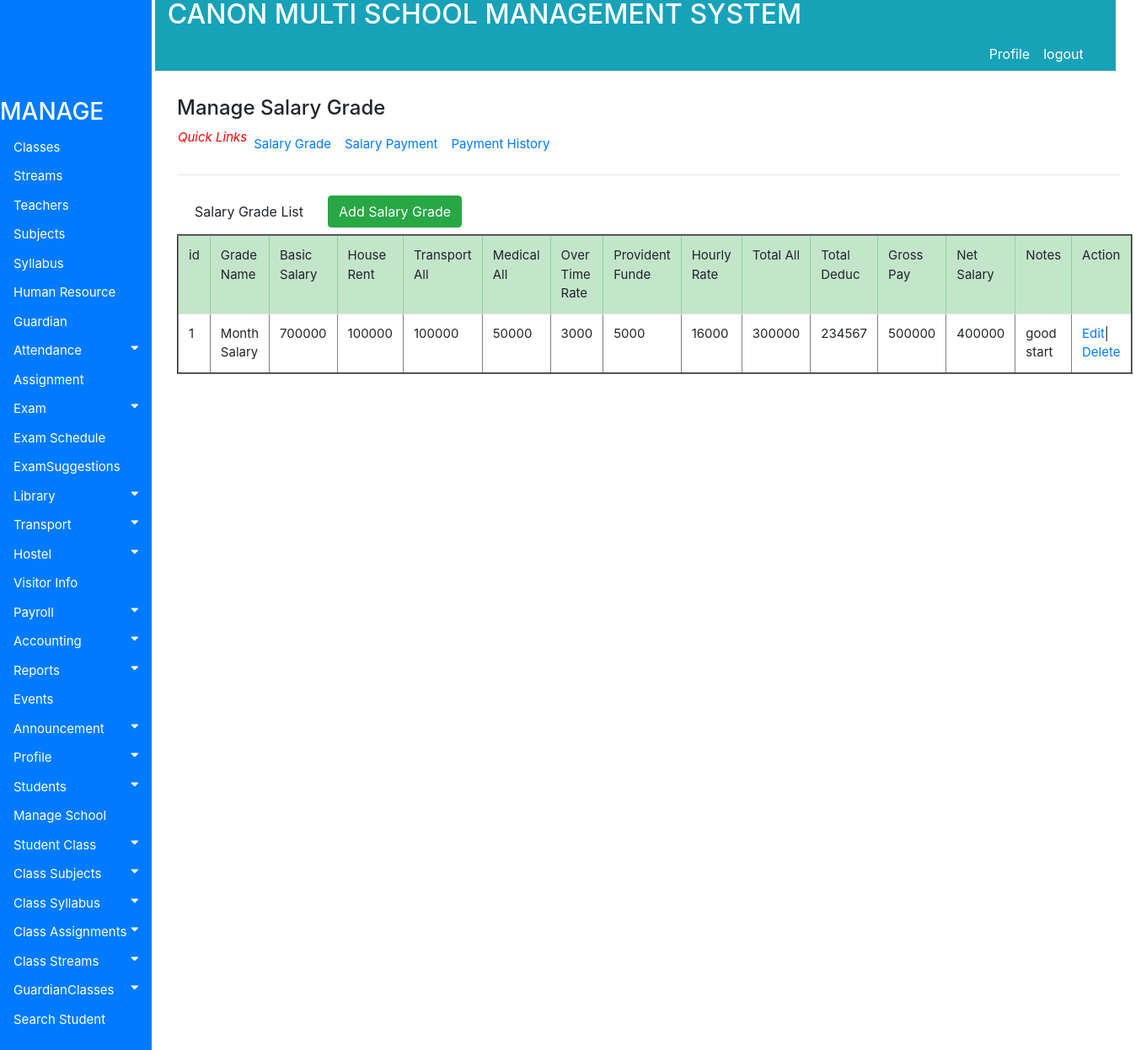
/accounts/viewsalarygrade, run on the app's committed database.
### accounts/models.py (models this page shows, shortened)
class SalaryGrade(models.Model):
    GradeName= models.CharField(max_length=130)
    BasicSalary= models.CharField(max_length=130)
    HouseRent= models.CharField(max_length=130)
    TransportAllowance=models.CharField(max_length=130)
    MedicalAllowance=models.CharField(max_length=130)
    OverTimeHourlyRate= models.CharField(max_length=130)
    ProvidentFund= models.CharField(max_length=130)
    HourlyRate=models.CharField(max_length=130)
    TotalAllowance=models.CharField(max_length=130)
    TotalDeduction= models.CharField(max_length=130)
    GrossPay= models.CharField(max_length=130)
    NetSalary=models.CharField(max_length=130)
    Notes = models.TextField(max_length=110)

### accounts/views.py (the view)
def viewsalarygrade(request):
   all_info = SalaryGrade.objects.all()
   context={'all_info':all_info}
   return render(request, 'accounts/Payroll/viewsalarygrade.html', context)

### accounts/templates/accounts/Payroll/viewsalarygrade.html
{% extends 'base.html' %}
{% block body %}
<div class="container" style="margin-left: 200px;font-size: 20px; padding: 0px 10px;">
<br><h4>Manage Salary Grade</h4>
<nav class="nav navbar-expand" style="font-size:15px; padding: 1px 1px 1px 1px">
  <ul class="navbar-nav mr-auto">
    <i style="font-size: 15px; color:red;">Quick Links</i>
    <li class="nav-item">
    <a class="nav-link" href="{% url 'viewsalarygrade' %}">Salary Grade</a>
    </li>
    <li class="nav-item">
    <a class="nav-link" href="{% url 'viewsalarygrade' %}">Salary Payment</a>
    </li>
    <li class="nav-item">
    <a class="nav-link" href="{% url 'viewsalarygrade' %}">Payment History</a>
    </li>
  </ul>
</nav>
<hr style=" margin-top: 1rem;margin-bottom: 1rem;border: 0;
 border-top: 1px solid rgba(0, 0, 0, 0.1);"/>
<nav class="nav navbar-expand" style="float:left">
  <ul class="navbar-nav mr-auto">
    <li class="nav-item">
      <a class="nav-link" href="#"><button class="btn btn-default">Salary Grade List</button></a>
    </li>
    <li class="nav-item">
      <a class="nav-link" href="{% url 'addsalarygrade' %}"><button class="btn btn-success">Add Salary Grade</button></a>
    </li>
  </ul>
</nav>
<br>
<table class="table table-hover" border="2" style="font-size:15px">
   <thead class="table-success">
    <tr>
         <td>id</td>
         <td>Grade Name</td>
         <td>Basic Salary</td>
         <td>House Rent</td>
         <td>Transport All</td>
         <td>Medical All</td>
         <td>Over Time Rate</td>
         <td>Provident Funde</td>
         <td>Hourly Rate</td>
         <td>Total All</td>
         <td>Total Deduc</td>
         <td>Gross Pay</td>
         <td>Net Salary</td>
         <td>Notes</td>
         <td>Action</td>
     </tr>
   </thead>
   <tbody>
     {% if all_info %}
     {% for item in all_info %}
     <tr>
       <td>{{ item.id}}</td>
       <td>{{ item.GradeName}}</td>
       <td>{{ item.BasicSalary}}</td>
       <td>{{ item.HouseRent}}</td>
       <td>{{ item.TransportAllowance}}</td>
       <td>{{ item.MedicalAllowance}}</td>
       <td>{{ item.OverTimeHourlyRate}}</td>
       <td>{{ item.ProvidentFund}}</td>
       <td>{{ item.HourlyRate}}</td>
       <td>{{ item.TotalAllowance}}</td>
       <td>{{ item.TotalDeduction}}</td>
       <td>{{ item.GrossPay}}</td>
       <td>{{ item.NetSalary}}</td>
       <td>{{ item.Notes}}</td>
       <td><a  href="{% url 'editsalarygrade' pk=item.id  %}" >Edit</a>|
         <a href="{% url 'deletesalarygrade' pk=item.id %}" >Delete</a>
       </td>
        {% endfor %}
     </tr>
     {% endif %}
   </tbody>
</table>
</div>
{% endblock %}

### accounts/static/css/style.css (style rules this page uses)
.container { margin-left: 200px;font-size: 10px; padding: 0px 10px; }
body { font-family: "Lato", sans-serif; }

### data on the page
SalaryGrade: id "1", GradeName "Month Salary", BasicSalary "700000", HouseRent "100000", TransportAllowance "100000", MedicalAllowance "50000", OverTimeHourlyRate "3000", ProvidentFund "5000", HourlyRate "16000", TotalAllowance "300000", TotalDeduction "234567", GrossPay "500000", NetSalary "400000", Notes "good start"
